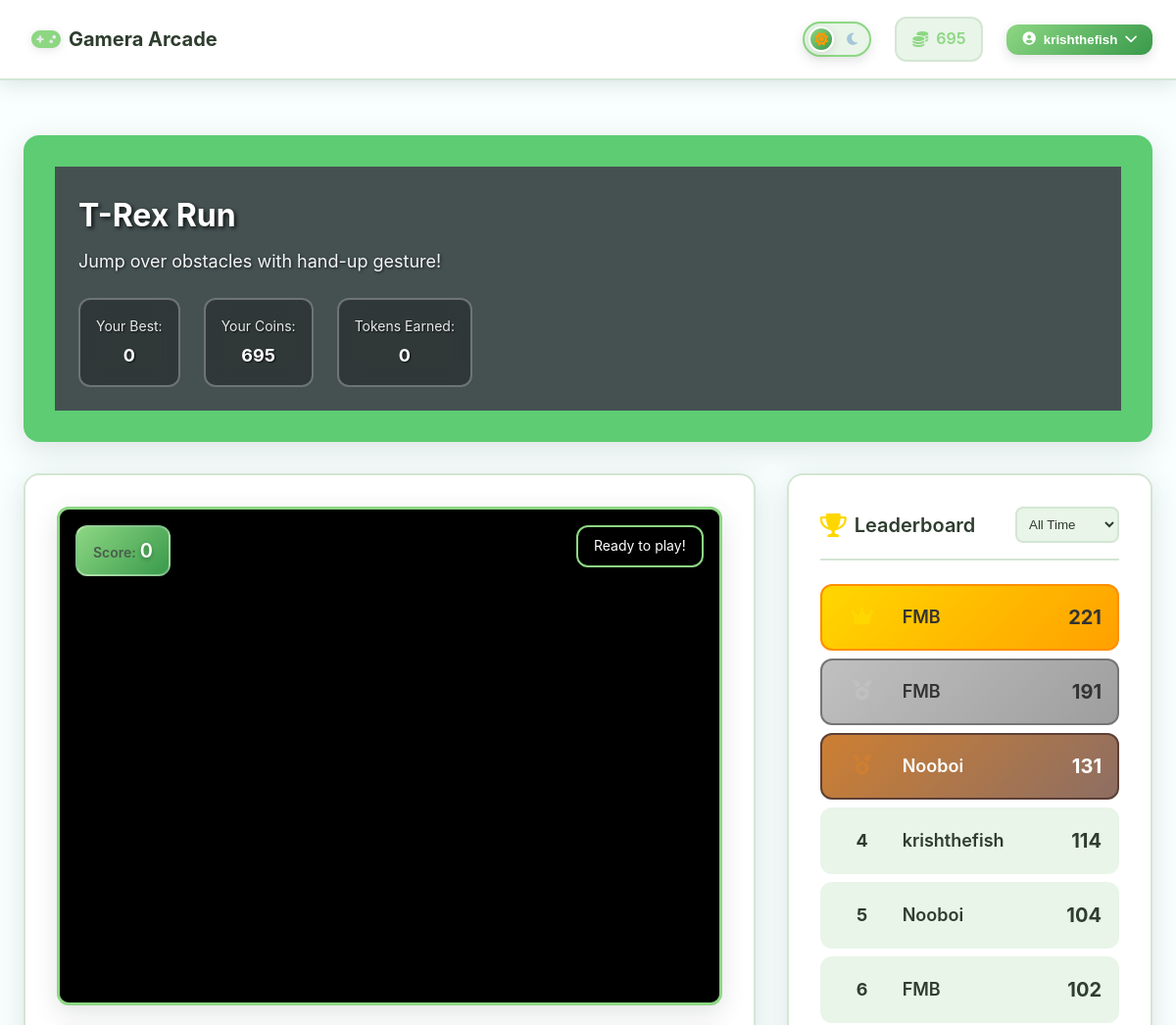
The page /game/trex_run (signed in, upper part) on the database as committed earlier.
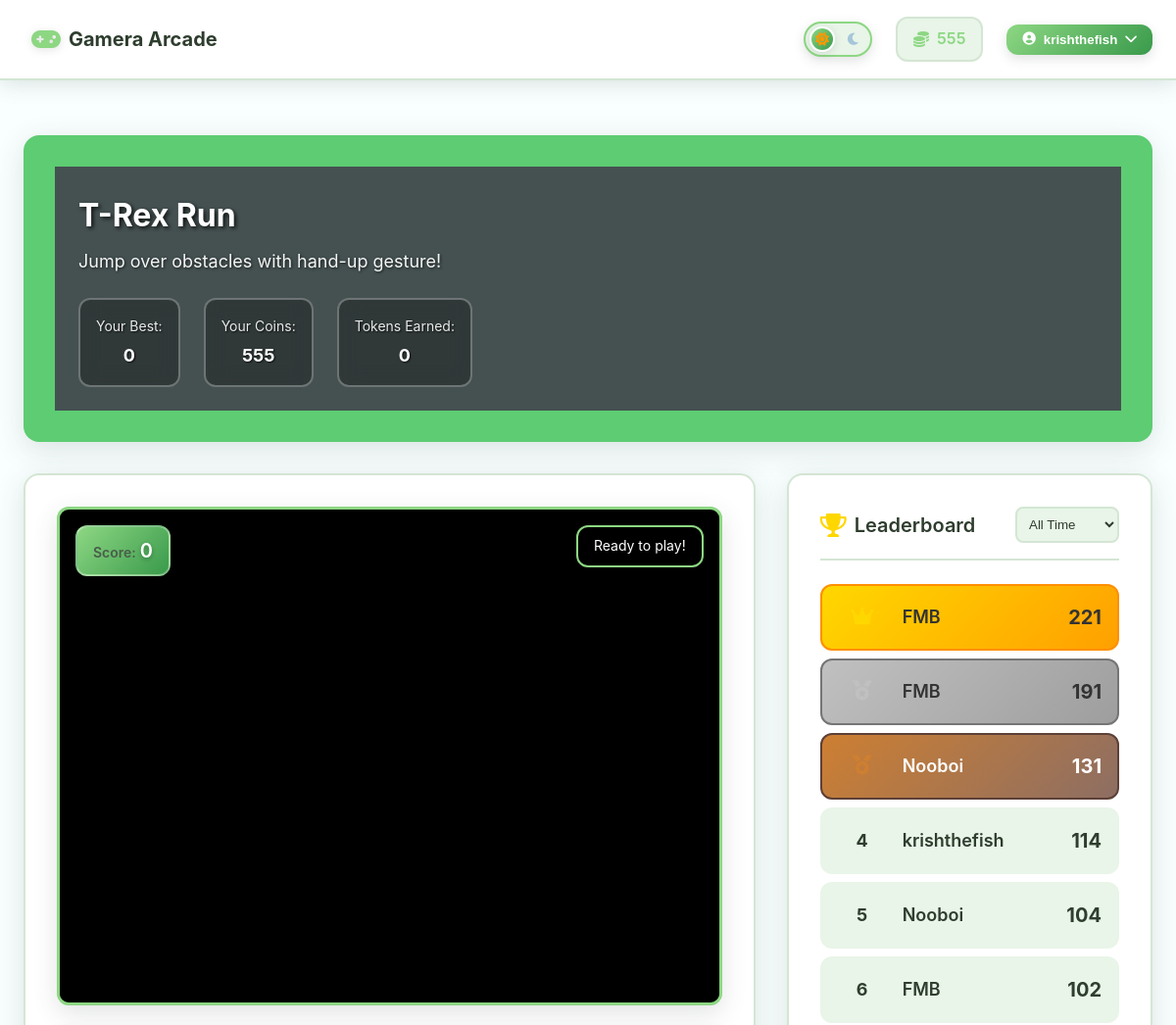
The same page on the database as committed later.
### app.py (models this page shows)
class User(db.Model):
    id = db.Column(db.Integer, primary_key=True)
    username = db.Column(db.String(80), unique=True, nullable=False)
    email = db.Column(db.String(120), unique=True, nullable=False)
    password_hash = db.Column(db.String(120), nullable=False)
    wallet_address = db.Column(db.String(42), nullable=True)  # Web3 wallet address
    tokens = db.Column(db.Integer, default=1000)  # Game tokens earned
    created_at = db.Column(db.DateTime, default=datetime.utcnow)
    scores = db.relationship('Score', backref='user', lazy=True)

### app.py (the view)
@app.route('/game/<game_id>')
def game(game_id):
    if game_id not in GAMES_CONFIG:
        flash('Game not found!', 'error')
        return redirect(url_for('index'))
    game_config = GAMES_CONFIG[game_id]
    leaderboard = db.session.query(Score, User.username)\
        .join(User)\
        .filter(Score.game_name == game_id)\
        .order_by(Score.score.desc())\
        .limit(10)\
        .all()
    user = None
    if 'user_id' in session:
        user = User.query.get(session['user_id'])
    return render_template('game.html',
                         game_id=game_id,
                         game_config=game_config,
                         leaderboard=leaderboard,
                         user=user)

### templates/game.html (shortened to what this page needs)
{% extends "layout.html" %}
{% block content %}
<div class="game-page">
  <div class="game-header">
      <div class="game-header-content">
          <div class="game-info" style="background-color:rgb(69, 81, 81);">
              <h1 class="game-title">{{ game_config.name }}</h1>
              <p class="game-description">{{ game_config.description }}</p>
              <div class="game-stats">
                  <div class="stat-item">
                      <span class="stat-label">Your Best:</span>
                      <span class="stat-value" id="personalBest">Loading...</span>
                  </div>
                  <div class="stat-item">
                      <span class="stat-label">Your Coins:</span>
                      <span class="stat-value" id="userCoins">{% if user %}{{ user.tokens }}{% else %}0{% endif %}</span>
                  </div>
                  <div class="stat-item">
                      <span class="stat-label">Tokens Earned:</span>
                      <span class="stat-value" id="tokensEarned">0</span>
                  </div>
              </div>
          </div>
      </div>
  </div>
  <div class="game-content">
      <div class="game-canvas-section">
          <div class="canvas-container">
              {% if game_config.status == 'active' %}
                  <div class="game-overlay-ui">
                      <div class="score-display">
                          <span class="score-label">Score:</span>
                          <span class="score-value" id="currentScore">0</span>
                      </div>
                      <div class="game-status" id="gameStatus">
                          Ready to play!
                      </div>
                  </div>
              {% endif %}
          </div>
      </div>
      <div class="leaderboard-section">
          <div class="leaderboard-header">
              <h3 class="leaderboard-title">
                  <i class="fas fa-trophy"></i>
                  Leaderboard
              </h3>
              <div class="leaderboard-filter">
                  <select id="leaderboardFilter" onchange="filterLeaderboard()">
                      <option value="all">All Time</option>
                  </select>
              </div>
          </div>
          <div class="leaderboard-list">
              {% if leaderboard %}
                  {% for score, username in leaderboard %}
                      <div class="leaderboard-item {% if loop.index <= 3 %}top-{{ loop.index }}{% endif %}">
                          <div class="rank">
                              {% if loop.index == 1 %}
                                  <i class="fas fa-crown gold"></i>
                              {% elif loop.index == 2 %}
                                  <i class="fas fa-medal silver"></i>
                              {% elif loop.index == 3 %}
                                  <i class="fas fa-medal bronze"></i>
                              {% else %}
                                  <span class="rank-number">{{ loop.index }}</span>
                              {% endif %}
                          </div>
                          <div class="player-info">
                              <span class="player-name">{{ username }}</span>
                              <span class="player-score">{{ score.score }}</span>
                          </div>
                      </div>
                  {% endfor %}
              {% else %}
                  <div class="empty-leaderboard">
                      <i class="fas fa-trophy"></i>
                      <p>No scores yet. Be the first to play!</p>
                  </div>
              {% endif %}
          </div>
      </div>
  </div>
</div>
{% endblock %}

### templates/layout.html (shortened to what this page needs)
<!DOCTYPE html>
<html lang="en">
<head>
    <link rel="stylesheet" href="{{ url_for('static', filename='css/style.css') }}">
    <link href="https://cdnjs.cloudflare.com/ajax/libs/font-awesome/6.0.0/css/all.min.css" rel="stylesheet">
</head>
<body>
    <nav class="navbar">
        <div class="nav-container">
            <div class="nav-brand">
                <a href="{{ url_for('index') }}" class="brand-link">
                    <i class="fas fa-gamepad brand-icon"></i>
                    <span class="brand-text">Gamera Arcade</span>
                </a>
            </div>
            <div class="nav-controls">
                <div class="theme-toggle">
                    <label for="theme-switch" class="theme-label">
                        <i class="fas fa-sun sun-icon"></i>
                        <i class="fas fa-moon moon-icon"></i>
                        <span class="toggle-slider"></span>
                    </label>
                </div>
                {% if session.user_id %}
                <div class="nav-coins">
                    <i class="fas fa-coins"></i>
                    <span>{{ session.tokens }}</span>
                </div>
                {% endif %}
                <div class="profile-dropdown">
                    {% if session.user_id %}
                        <button class="profile-btn" onclick="toggleDropdown()">
                            <i class="fas fa-user-circle"></i>
                            <span>{{ session.username }}</span>
                            <i class="fas fa-chevron-down dropdown-arrow"></i>
                        </button>
                    {% else %}
                        <a href="{{ url_for('auth') }}" class="auth-btn">
                            <i class="fas fa-sign-in-alt"></i>
                            <span>Login</span>
                        </a>
                    {% endif %}
                </div>
            </div>
        </div>
    </nav>
    <main class="main-content">
        {% block content %}{% endblock %}
    </main>
</body>
</html>

Rows that differ between the two databases and show on the page:
changed User "krishthefish": tokens "695" → "555"
Other text that changed with them:
{{ session.tokens }}: "695" → "555"
